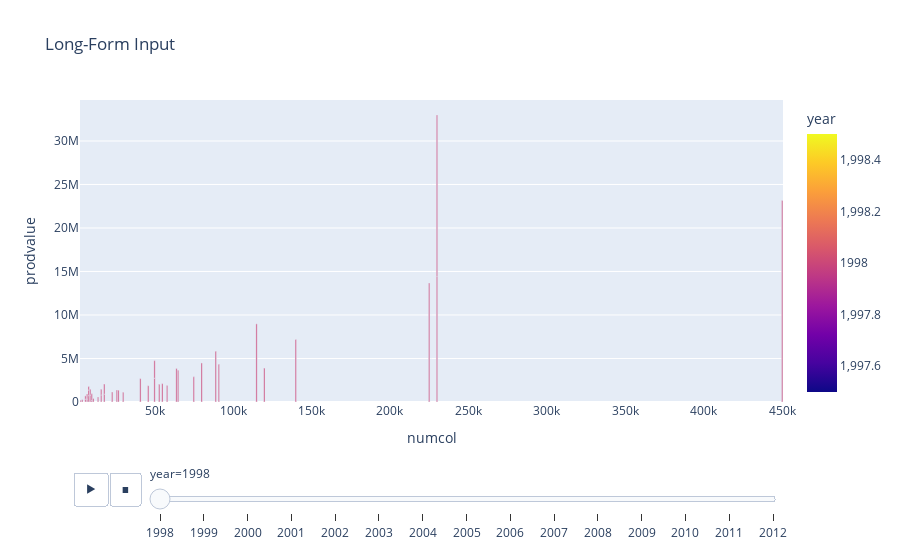

Here is the notebook cell this chart was saved with:
### Code cell
# Interactive scatter plot using plotly package
import plotly.express as px
# px.barplot(mydata, x = 'numcol', y = 'prodvalue', animation_frame = 'year', size = 'totalprod')
# long_df = px.mydata.year_long()
fig = px.bar(mydata, x="numcol", y="prodvalue", animation_frame = 'year', color="year", title="Long-Form Input")
# fig = px.bar(mydata, x="year", y="prodvalue", animation_frame = 'numcol', color="numcol", title="Long-Form Input")
fig.show()
# data_canada = px.mydata.gapminder().query()
# fig = px.bar(data_canada, x='numcol', y='prodvalue')
# fig.show()

### Figure 1 — Plotly figure (JSON) as saved in the notebook; plotly's stock layout.template omitted (floating-point values rounded to 4 significant figures)
{"data": [{"alignmentgroup": "True", "hovertemplate": "year=%{marker.color}<br>numcol=%{x}<br>prodvalue=%{y}<extra></extra>", "legendgroup": "", "marker": {"color": [1998, 1998, 1998, 1998, 1998, 1998, 1998, 1998, 1998, 1998, 1998, 1998, 1998, 1998, 1998, 1998, 1998, 1998, 1998, 1998, 1998, 1998, 1998, 1998, 1998, 1998, 1998, 1998, 1998, 1998, 1998, 1998, 1998, 1998, 1998, 1998, 1998, 1998, 1998, 1998, 1998, 1998, 1998], "coloraxis": "coloraxis"}, "name": "", "offsetgroup": "", "orientation": "v", "showlegend": false, "textposition": "auto", "type": "bar", "x": [16000, 55000, 53000, 450000, 27000, 230000, 75000, 8000, 120000, 9000, 9000, 50000, 16000, 3000, 41000, 10000, 7000, 80000, 140000, 18000, 23000, 115000, 64000, 10000, 11000, 14000, 65000, 8000, 230000, 18000, 4000, 50000, 26000, 225000, 7000, 91000, 30000, 6000, 8000, 58000, 6000, 89000, 46000], "xaxis": "x", "y": [818000, 2112000, 2033000, 23157000, 1361000, 14426000, 2898000, 727000, 3900000, 760000, 704000, 2730000, 640000, 210000, 2685000, 179000, 339000, 4488000, 7189000, 898000, 1154000, 8979000, 3853000, 759000, 410000, 585000, 3640000, 651000, 18547000, 1165000, 253000, 2025000, 1373000, 13680000, 591000, 4344000, 1131000, 326000, 394000, 1893000, 376000, 5831000, 1877000], "yaxis": "y"}], "layout": {"barmode": "relative", "coloraxis": {"colorbar": {"title": {"text": "year"}}, "colorscale": [[0, "#0d0887"], [0.1111, "#46039f"], [0.2222, "#7201a8"], [0.3333, "#9c179e"], [0.4444, "#bd3786"], [0.5556, "#d8576b"], [0.6667, "#ed7953"], [0.7778, "#fb9f3a"], [0.8889, "#fdca26"], [1, "#f0f921"]]}, "legend": {"tracegroupgap": 0}, "sliders": [{"active": 0, "currentvalue": {"prefix": "year="}, "len": 0.9, "pad": {"b": 10, "t": 60}, "steps": [{"args": [["1998"], {"frame": {"duration": 0, "redraw": true}, "fromcurrent": true, "mode": "immediate", "transition": {"duration": 0, "easing": "linear"}}], "label": "1998", "method": "animate"}, {"args": [["1999"], {"frame": {"duration": 0, "redraw": true}, "fromcurrent": true, "mode": "immediate", "transition": {"duration": 0, "easing": "linear"}}], "label": "1999", "method": "animate"}, {"args": [["2000"], {"frame": {"duration": 0, "redraw": true}, "fromcurrent": true, "mode": "immediate", "transition": {"duration": 0, "easing": "linear"}}], "label": "2000", "method": "animate"}, {"args": [["2001"], {"frame": {"duration": 0, "redraw": true}, "fromcurrent": true, "mode": "immediate", "transition": {"duration": 0, "easing": "linear"}}], "label": "2001", "method": "animate"}, {"args": [["2002"], {"frame": {"duration": 0, "redraw": true}, "fromcurrent": true, "mode": "immediate", "transition": {"duration": 0, "easing": "linear"}}], "label": "2002", "method": "animate"}, {"args": [["2003"], {"frame": {"duration": 0, "redraw": true}, "fromcurrent": true, "mode": "immediate", "transition": {"duration": 0, "easing": "linear"}}], "label": "2003", "method": "animate"}, {"args": [["2004"], {"frame": {"duration": 0, "redraw": true}, "fromcurrent": true, "mode": "immediate", "transition": {"duration": 0, "easing": "linear"}}], "label": "2004", "method": "animate"}, {"args": [["2005"], {"frame": {"duration": 0, "redraw": true}, "fromcurrent": true, "mode": "immediate", "transition": {"duration": 0, "easing": "linear"}}], "label": "2005", "method": "animate"}, {"args": [["2006"], {"frame": {"duration": 0, "redraw": true}, "fromcurrent": true, "mode": "immediate", "transition": {"duration": 0, "easing": "linear"}}], "label": "2006", "method": "animate"}, {"args": [["2007"], {"frame": {"duration": 0, "redraw": true}, "fromcurrent": true, "mode": "immediate", "transition": {"duration": 0, "easing": "linear"}}], "label": "2007", "method": "animate"}, {"args": [["2008"], {"frame": {"duration": 0, "redraw": true}, "fromcurrent": true, "mode": "immediate", "transition": {"duration": 0, "easing": "linear"}}], "label": "2008", "method": "animate"}, {"args": [["2009"], {"frame": {"duration": 0, "redraw": true}, "fromcurrent": true, "mode": "immediate", "transition": {"duration": 0, "easing": "linear"}}], "label": "2009", "method": "animate"}, {"args": [["2010"], {"frame": {"duration": 0, "redraw": true}, "fromcurrent": true, "mode": "immediate", "transition": {"duration": 0, "easing": "linear"}}], "label": "2010", "method": "animate"}, {"args": [["2011"], {"frame": {"duration": 0, "redraw": true}, "fromcurrent": true, "mode": "immediate", "transition": {"duration": 0, "easing": "linear"}}], "label": "2011", "method": "animate"}, {"args": [["2012"], {"frame": {"duration": 0, "redraw": true}, "fromcurrent": true, "mode": "immediate", "transition": {"duration": 0, "easing": "linear"}}], "label": "2012", "method": "animate"}], "x": 0.1, "xanchor": "left", "y": 0, "yanchor": "top"}], "title": {"text": "Long-Form Input"}, "updatemenus": [{"buttons": [{"args": [null, {"frame": {"duration": 500, "redraw": true}, "fromcurrent": true, "mode": "immediate", "transition": {"duration": 500, "easing": "linear"}}], "label": "&#9654;", "method": "animate"}, {"args": [[null], {"frame": {"duration": 0, "redraw": true}, "fromcurrent": true, "mode": "immediate", "transition": {"duration": 0, "easing": "linear"}}], "label": "&#9724;", "method": "animate"}], "direction": "left", "pad": {"r": 10, "t": 70}, "showactive": false, "type": "buttons", "x": 0.1, "xanchor": "right", "y": 0, "yanchor": "top"}], "xaxis": {"anchor": "y", "domain": [0, 1], "title": {"text": "numcol"}}, "yaxis": {"anchor": "x", "domain": [0, 1], "title": {"text": "prodvalue"}}}}
